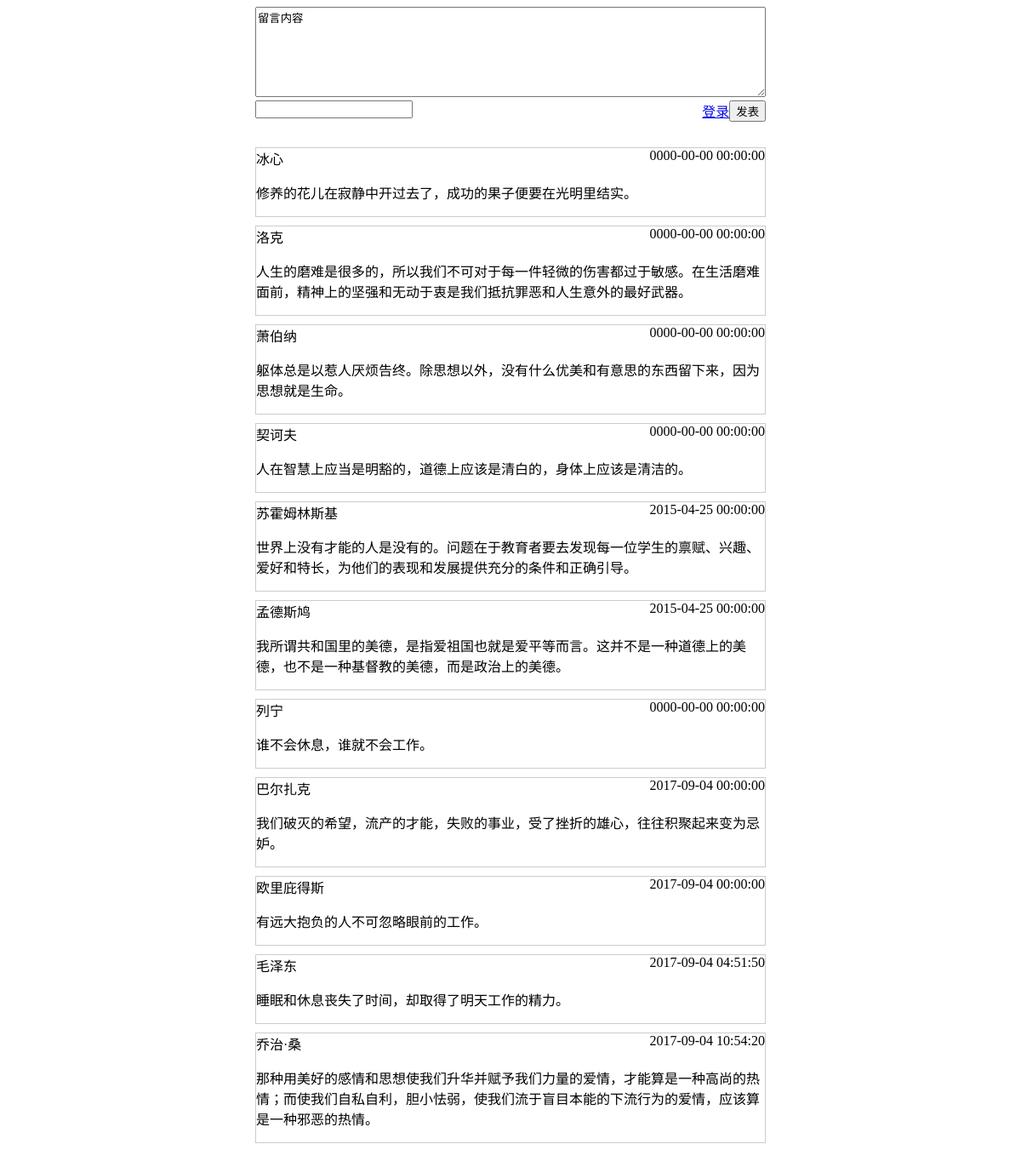
The page /comment.php on the database its author committed.
### tables this page shows
CREATE TABLE `content` (
  `id` int(50) NOT NULL,
  `username` varchar(50) DEFAULT NULL,
  `msg` varchar(255) DEFAULT NULL,
  `intime` datetime NOT NULL
);

### comment.php (the view, shortened to what this page needs)
<?php
include('db.php');
$sql = "SELECT * FROM content";
$mysqli_result = $mysqli->query($sql);
$rows = array();
while ($row = $mysqli_result->fetch_array(MYSQLI_ASSOC)) {
	$rows[] =  $row;
}
 ?>
<!DOCTYPE html>
<html lang="en">
<head>
	<link rel="stylesheet" type="text/css" href="style.css">
</head>
<body>
	<div class="add">
		<form action="save.php" method="post">
			<textarea name="msg">留言内容</textarea>
			<input class="user" type="text" name="user" >
			<input class="btn" type="submit" value="发表">
			<a class="btn" href="login_get.php">登录</a>
		</form>
	</div>
	<div class="msg">
	<?php
	foreach ($rows as $row) {
	 ?>
		<div class="item">
			<span class="user"><?php echo $row['username'];?></span>
			<span class="time">
				<?php echo $row['intime'];?>
			</span>
			<p><?php echo $row['msg'];?></p>
		</div>
	<?php
	}
	?>
	</div>
</body>
</html>

### style.css (style rules this page uses)
.add { width: 600px; margin: 0 auto; overflow: hidden; }
.add textarea { width: 99%; height: 100px; }
.add .user { float: left; }
.add .btn { float: right; }
.msg { width: 600px; margin: 20px auto; overflow: hidden; }
.item { border: 1px solid #ccc; margin: 10px 0; }
.item .user { float: left; }
.item .time { float: right; }

### rows shown on the page
content: username "冰心", intime "0000-00-00 00:00:00", msg "修养的花儿在寂静中开过去了，成功的果子便要在光明里结实。"
content: username "洛克", intime "0000-00-00 00:00:00", msg "人生的磨难是很多的，所以我们不可对于每一件轻微的伤害都过于敏感。在生活磨难面前，精神上的坚强和无动于衷是我们抵抗罪恶和人生意外的最好武器。"
content: username "萧伯纳", intime "0000-00-00 00:00:00", msg "躯体总是以惹人厌烦告终。除思想以外，没有什么优美和有意思的东西留下来，因为思想就是生命。"
content: username "契诃夫", intime "0000-00-00 00:00:00", msg "人在智慧上应当是明豁的，道德上应该是清白的，身体上应该是清洁的。"
content: username "苏霍姆林斯基", intime "2015-04-25 00:00:00", msg "世界上没有才能的人是没有的。问题在于教育者要去发现每一位学生的禀赋、兴趣、爱好和特长，为他们的表现和发展提供充分的条件和正确引导。"
content: username "孟德斯鸠", intime "2015-04-25 00:00:00", msg "我所谓共和国里的美德，是指爱祖国也就是爱平等而言。这并不是一种道德上的美德，也不是一种基督教的美德，而是政治上的美德。"
content: username "列宁", intime "0000-00-00 00:00:00", msg "谁不会休息，谁就不会工作。"
content: username "巴尔扎克", intime "2017-09-04 00:00:00", msg "我们破灭的希望，流产的才能，失败的事业，受了挫折的雄心，往往积聚起来变为忌妒。"
content: username "欧里庇得斯", intime "2017-09-04 00:00:00", msg "有远大抱负的人不可忽略眼前的工作。"
content: username "毛泽东", intime "2017-09-04 04:51:50", msg "睡眠和休息丧失了时间，却取得了明天工作的精力。"
content: username "乔治·桑", intime "2017-09-04 10:54:20", msg "那种用美好的感情和思想使我们升华并赋予我们力量的爱情，才能算是一种高尚的热情；而使我们自私自利，胆小怯弱，使我们流于盲目本能的下流行为的爱情，应该算是一种邪恶的热情。"
